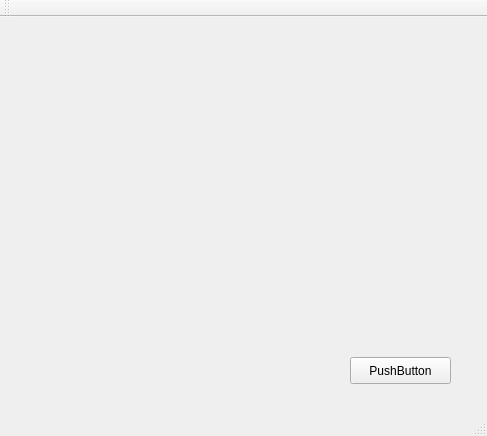
<?xml version="1.0" encoding="UTF-8"?>
<ui version="4.0">
 <class>MainWindow</class>
 <widget class="QMainWindow" name="MainWindow">
  <property name="geometry">
   <rect>
    <x>0</x>
    <y>0</y>
    <width>487</width>
    <height>436</height>
   </rect>
  </property>
  <property name="windowTitle">
   <string>MainWindow</string>
  </property>
  <widget class="QWidget" name="centralWidget">
   <widget class="QPushButton" name="pushButton">
    <property name="geometry">
     <rect>
      <x>350</x>
      <y>340</y>
      <width>101</width>
      <height>27</height>
     </rect>
    </property>
    <property name="text">
     <string>PushButton</string>
    </property>
   </widget>
  </widget>
  <widget class="QMenuBar" name="menuBar">
   <property name="geometry">
    <rect>
     <x>0</x>
     <y>0</y>
     <width>487</width>
     <height>25</height>
    </rect>
   </property>
  </widget>
  <widget class="QToolBar" name="mainToolBar">
   <attribute name="toolBarArea">
    <enum>TopToolBarArea</enum>
   </attribute>
   <attribute name="toolBarBreak">
    <bool>false</bool>
   </attribute>
  </widget>
  <widget class="QStatusBar" name="statusBar"/>
 </widget>
 <layoutdefault spacing="6" margin="11"/>
 <resources/>
 <connections/>
</ui>
